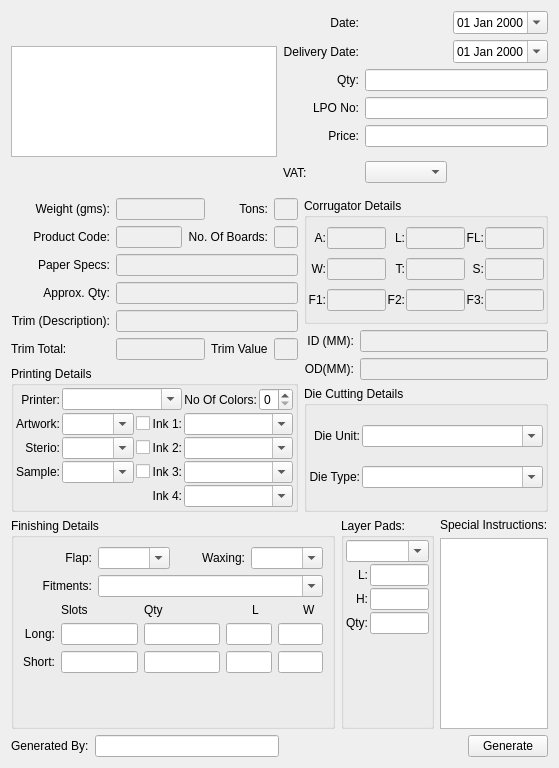
<?xml version="1.0" encoding="UTF-8"?>
<ui version="4.0">
 <class>GenerateJobTickets</class>
 <widget class="QDialog" name="GenerateJobTickets">
  <property name="geometry">
   <rect>
    <x>0</x>
    <y>0</y>
    <width>559</width>
    <height>768</height>
   </rect>
  </property>
  <property name="windowTitle">
   <string>Generate Job Ticket</string>
  </property>
  <layout class="QVBoxLayout" name="verticalLayout_6">
   <item>
    <layout class="QHBoxLayout" name="horizontalLayout_5">
     <item>
      <widget class="QTextBrowser" name="txtCustomerDetails">
       <property name="maximumSize">
        <size>
         <width>301</width>
         <height>111</height>
        </size>
       </property>
      </widget>
     </item>
     <item>
      <layout class="QGridLayout" name="gridLayout">
       <item row="5" column="2">
        <spacer name="verticalSpacer">
         <property name="orientation">
          <enum>Qt::Vertical</enum>
         </property>
         <property name="sizeHint" stdset="0">
          <size>
           <width>20</width>
           <height>40</height>
          </size>
         </property>
        </spacer>
       </item>
       <item row="4" column="0">
        <widget class="QLabel" name="label_4">
         <property name="text">
          <string>Price:</string>
         </property>
         <property name="alignment">
          <set>Qt::AlignRight|Qt::AlignTrailing|Qt::AlignVCenter</set>
         </property>
        </widget>
       </item>
       <item row="3" column="0">
        <widget class="QLabel" name="label_3">
         <property name="text">
          <string>LPO No:</string>
         </property>
         <property name="alignment">
          <set>Qt::AlignRight|Qt::AlignTrailing|Qt::AlignVCenter</set>
         </property>
        </widget>
       </item>
       <item row="1" column="0">
        <widget class="QLabel" name="label_2">
         <property name="text">
          <string>Delivery Date:</string>
         </property>
         <property name="alignment">
          <set>Qt::AlignRight|Qt::AlignTrailing|Qt::AlignVCenter</set>
         </property>
        </widget>
       </item>
       <item row="0" column="0">
        <widget class="QLabel" name="label">
         <property name="text">
          <string>Date:</string>
         </property>
         <property name="alignment">
          <set>Qt::AlignRight|Qt::AlignTrailing|Qt::AlignVCenter</set>
         </property>
        </widget>
       </item>
       <item row="2" column="0">
        <widget class="QLabel" name="label_5">
         <property name="styleSheet">
          <string notr="true">font: 75 14pt &quot;MS Shell Dlg 2&quot;;</string>
         </property>
         <property name="text">
          <string>Qty:</string>
         </property>
         <property name="alignment">
          <set>Qt::AlignRight|Qt::AlignTrailing|Qt::AlignVCenter</set>
         </property>
        </widget>
       </item>
       <item row="0" column="1">
        <spacer name="horizontalSpacer">
         <property name="orientation">
          <enum>Qt::Horizontal</enum>
         </property>
         <property name="sizeHint" stdset="0">
          <size>
           <width>40</width>
           <height>20</height>
          </size>
         </property>
        </spacer>
       </item>
       <item row="0" column="2" colspan="2">
        <widget class="QDateEdit" name="dtpDate">
         <property name="displayFormat">
          <string>dd MMM yyyy</string>
         </property>
         <property name="calendarPopup">
          <bool>true</bool>
         </property>
        </widget>
       </item>
       <item row="1" column="2" colspan="2">
        <widget class="QDateEdit" name="dtpDateDue">
         <property name="displayFormat">
          <string>dd MMM yyyy</string>
         </property>
         <property name="calendarPopup">
          <bool>true</bool>
         </property>
        </widget>
       </item>
       <item row="2" column="1" colspan="3">
        <widget class="QLineEdit" name="txtQty">
         <property name="styleSheet">
          <string notr="true">font: 75 14pt &quot;MS Shell Dlg 2&quot;;</string>
         </property>
        </widget>
       </item>
       <item row="3" column="1" colspan="3">
        <widget class="QLineEdit" name="txtLPONo"/>
       </item>
       <item row="4" column="1" colspan="3">
        <widget class="QLineEdit" name="txtPrice">
         <property name="readOnly">
          <bool>true</bool>
         </property>
        </widget>
       </item>
       <item row="5" column="0">
        <widget class="QLabel" name="label_51">
         <property name="text">
          <string>VAT:</string>
         </property>
        </widget>
       </item>
       <item row="5" column="1">
        <widget class="QComboBox" name="cboVAT">
         <property name="editable">
          <bool>false</bool>
         </property>
         <item>
          <property name="text">
           <string/>
          </property>
         </item>
         <item>
          <property name="text">
           <string>Treo</string>
          </property>
         </item>
         <item>
          <property name="text">
           <string>Non-Treo</string>
          </property>
         </item>
        </widget>
       </item>
      </layout>
     </item>
    </layout>
   </item>
   <item>
    <layout class="QHBoxLayout" name="horizontalLayout_4">
     <item>
      <layout class="QVBoxLayout" name="verticalLayout_5">
       <item>
        <layout class="QGridLayout" name="gridLayout_3">
         <item row="5" column="0">
          <widget class="QLabel" name="label_12">
           <property name="text">
            <string>Trim Total:</string>
           </property>
          </widget>
         </item>
         <item row="5" column="1" colspan="2">
          <widget class="QLineEdit" name="txtTrimTotal">
           <property name="enabled">
            <bool>false</bool>
           </property>
          </widget>
         </item>
         <item row="3" column="1" colspan="5">
          <widget class="QLineEdit" name="txtApproxQty">
           <property name="enabled">
            <bool>false</bool>
           </property>
          </widget>
         </item>
         <item row="4" column="1" colspan="5">
          <widget class="QLineEdit" name="txtTrim2">
           <property name="enabled">
            <bool>false</bool>
           </property>
          </widget>
         </item>
         <item row="2" column="1" colspan="5">
          <widget class="QLineEdit" name="txtPaperSpecs">
           <property name="enabled">
            <bool>false</bool>
           </property>
          </widget>
         </item>
         <item row="0" column="3">
          <widget class="QLabel" name="label_7">
           <property name="text">
            <string>Tons:</string>
           </property>
           <property name="alignment">
            <set>Qt::AlignRight|Qt::AlignTrailing|Qt::AlignVCenter</set>
           </property>
          </widget>
         </item>
         <item row="0" column="1" colspan="2">
          <widget class="QLineEdit" name="txtWeight">
           <property name="enabled">
            <bool>false</bool>
           </property>
          </widget>
         </item>
         <item row="0" column="0">
          <widget class="QLabel" name="label_6">
           <property name="text">
            <string>Weight (gms):</string>
           </property>
           <property name="alignment">
            <set>Qt::AlignRight|Qt::AlignTrailing|Qt::AlignVCenter</set>
           </property>
          </widget>
         </item>
         <item row="1" column="1">
          <widget class="QLineEdit" name="Product_CodeTextBox">
           <property name="enabled">
            <bool>false</bool>
           </property>
          </widget>
         </item>
         <item row="1" column="2" colspan="2">
          <widget class="QLabel" name="label_9">
           <property name="text">
            <string>No. Of Boards:</string>
           </property>
           <property name="alignment">
            <set>Qt::AlignRight|Qt::AlignTrailing|Qt::AlignVCenter</set>
           </property>
          </widget>
         </item>
         <item row="1" column="0">
          <widget class="QLabel" name="label_8">
           <property name="text">
            <string>Product Code:</string>
           </property>
           <property name="alignment">
            <set>Qt::AlignRight|Qt::AlignTrailing|Qt::AlignVCenter</set>
           </property>
          </widget>
         </item>
         <item row="2" column="0">
          <widget class="QLabel" name="label_10">
           <property name="text">
            <string>Paper Specs:</string>
           </property>
           <property name="alignment">
            <set>Qt::AlignRight|Qt::AlignTrailing|Qt::AlignVCenter</set>
           </property>
          </widget>
         </item>
         <item row="3" column="0">
          <widget class="QLabel" name="label_11">
           <property name="text">
            <string>Approx. Qty:</string>
           </property>
           <property name="alignment">
            <set>Qt::AlignRight|Qt::AlignTrailing|Qt::AlignVCenter</set>
           </property>
          </widget>
         </item>
         <item row="4" column="0">
          <widget class="QLabel" name="label_13">
           <property name="text">
            <string>Trim (Description):</string>
           </property>
           <property name="alignment">
            <set>Qt::AlignRight|Qt::AlignTrailing|Qt::AlignVCenter</set>
           </property>
          </widget>
         </item>
         <item row="5" column="3">
          <widget class="QLabel" name="label_50">
           <property name="text">
            <string>Trim Value</string>
           </property>
          </widget>
         </item>
         <item row="5" column="4" colspan="2">
          <widget class="QLineEdit" name="txtTrim">
           <property name="enabled">
            <bool>false</bool>
           </property>
          </widget>
         </item>
         <item row="1" column="4" colspan="2">
          <widget class="QLineEdit" name="txtBoards">
           <property name="enabled">
            <bool>false</bool>
           </property>
          </widget>
         </item>
         <item row="0" column="4" colspan="2">
          <widget class="QLineEdit" name="txtTons">
           <property name="enabled">
            <bool>false</bool>
           </property>
          </widget>
         </item>
        </layout>
       </item>
       <item>
        <widget class="QGroupBox" name="groupBox_2">
         <property name="title">
          <string>Printing Details</string>
         </property>
         <layout class="QGridLayout" name="gridLayout_5">
          <property name="leftMargin">
           <number>2</number>
          </property>
          <property name="topMargin">
           <number>2</number>
          </property>
          <property name="rightMargin">
           <number>2</number>
          </property>
          <property name="bottomMargin">
           <number>2</number>
          </property>
          <property name="spacing">
           <number>2</number>
          </property>
          <item row="0" column="0">
           <widget class="QLabel" name="label_25">
            <property name="text">
             <string>Printer:</string>
            </property>
            <property name="alignment">
             <set>Qt::AlignRight|Qt::AlignTrailing|Qt::AlignVCenter</set>
            </property>
           </widget>
          </item>
          <item row="0" column="1" colspan="3">
           <widget class="QComboBox" name="cboPrinter">
            <property name="editable">
             <bool>true</bool>
            </property>
           </widget>
          </item>
          <item row="0" column="4">
           <widget class="QLabel" name="label_26">
            <property name="text">
             <string>No Of Colors:</string>
            </property>
            <property name="alignment">
             <set>Qt::AlignRight|Qt::AlignTrailing|Qt::AlignVCenter</set>
            </property>
           </widget>
          </item>
          <item row="0" column="5">
           <widget class="QSpinBox" name="spinNoOfColors">
            <property name="minimum">
             <number>0</number>
            </property>
            <property name="maximum">
             <number>4</number>
            </property>
           </widget>
          </item>
          <item row="1" column="0">
           <widget class="QLabel" name="label_27">
            <property name="text">
             <string>Artwork:</string>
            </property>
            <property name="alignment">
             <set>Qt::AlignRight|Qt::AlignTrailing|Qt::AlignVCenter</set>
            </property>
           </widget>
          </item>
          <item row="1" column="1">
           <widget class="QComboBox" name="cboArtwork">
            <property name="sizePolicy">
             <sizepolicy hsizetype="Preferred" vsizetype="Fixed">
              <horstretch>1</horstretch>
              <verstretch>0</verstretch>
             </sizepolicy>
            </property>
            <property name="editable">
             <bool>true</bool>
            </property>
           </widget>
          </item>
          <item row="1" column="2">
           <widget class="QCheckBox" name="chkArtworkApproved">
            <property name="text">
             <string/>
            </property>
           </widget>
          </item>
          <item row="1" column="3">
           <widget class="QLabel" name="label_30">
            <property name="text">
             <string>Ink 1:</string>
            </property>
            <property name="alignment">
             <set>Qt::AlignRight|Qt::AlignTrailing|Qt::AlignVCenter</set>
            </property>
           </widget>
          </item>
          <item row="1" column="4" colspan="2">
           <widget class="QComboBox" name="cboInk1">
            <property name="editable">
             <bool>true</bool>
            </property>
           </widget>
          </item>
          <item row="2" column="0">
           <widget class="QLabel" name="label_28">
            <property name="text">
             <string>Sterio:</string>
            </property>
            <property name="alignment">
             <set>Qt::AlignRight|Qt::AlignTrailing|Qt::AlignVCenter</set>
            </property>
           </widget>
          </item>
          <item row="2" column="1">
           <widget class="QComboBox" name="cboSterio">
            <property name="editable">
             <bool>true</bool>
            </property>
           </widget>
          </item>
          <item row="2" column="2">
           <widget class="QCheckBox" name="chkSterio">
            <property name="text">
             <string/>
            </property>
           </widget>
          </item>
          <item row="2" column="3">
           <widget class="QLabel" name="label_31">
            <property name="text">
             <string>Ink 2:</string>
            </property>
            <property name="alignment">
             <set>Qt::AlignRight|Qt::AlignTrailing|Qt::AlignVCenter</set>
            </property>
           </widget>
          </item>
          <item row="2" column="4" colspan="2">
           <widget class="QComboBox" name="cboInk2">
            <property name="editable">
             <bool>true</bool>
            </property>
           </widget>
          </item>
          <item row="3" column="0">
           <widget class="QLabel" name="label_29">
            <property name="text">
             <string>Sample:</string>
            </property>
            <property name="alignment">
             <set>Qt::AlignRight|Qt::AlignTrailing|Qt::AlignVCenter</set>
            </property>
           </widget>
          </item>
          <item row="3" column="1">
           <widget class="QComboBox" name="cboSample">
            <property name="editable">
             <bool>true</bool>
            </property>
           </widget>
          </item>
          <item row="3" column="2">
           <widget class="QCheckBox" name="chkSample">
            <property name="text">
             <string/>
            </property>
           </widget>
          </item>
          <item row="3" column="3">
           <widget class="QLabel" name="label_32">
            <property name="text">
             <string>Ink 3:</string>
            </property>
            <property name="alignment">
             <set>Qt::AlignRight|Qt::AlignTrailing|Qt::AlignVCenter</set>
            </property>
           </widget>
          </item>
          <item row="3" column="4" colspan="2">
           <widget class="QComboBox" name="cboInk3">
            <property name="editable">
             <bool>true</bool>
            </property>
           </widget>
          </item>
          <item row="4" column="3">
           <widget class="QLabel" name="label_33">
            <property name="text">
             <string>Ink 4:</string>
            </property>
            <property name="alignment">
             <set>Qt::AlignRight|Qt::AlignTrailing|Qt::AlignVCenter</set>
            </property>
           </widget>
          </item>
          <item row="4" column="4" colspan="2">
           <widget class="QComboBox" name="cboInk4">
            <property name="editable">
             <bool>true</bool>
            </property>
           </widget>
          </item>
         </layout>
        </widget>
       </item>
      </layout>
     </item>
     <item>
      <layout class="QVBoxLayout" name="verticalLayout">
       <item>
        <widget class="QGroupBox" name="groupBox">
         <property name="title">
          <string>Corrugator Details</string>
         </property>
         <layout class="QGridLayout" name="gridLayout_2">
          <property name="leftMargin">
           <number>1</number>
          </property>
          <property name="topMargin">
           <number>1</number>
          </property>
          <property name="rightMargin">
           <number>1</number>
          </property>
          <property name="bottomMargin">
           <number>1</number>
          </property>
          <property name="spacing">
           <number>1</number>
          </property>
          <item row="0" column="0">
           <widget class="QLabel" name="label_16">
            <property name="text">
             <string>A:</string>
            </property>
            <property name="alignment">
             <set>Qt::AlignRight|Qt::AlignTrailing|Qt::AlignVCenter</set>
            </property>
           </widget>
          </item>
          <item row="0" column="1">
           <widget class="QLineEdit" name="txtA">
            <property name="enabled">
             <bool>false</bool>
            </property>
           </widget>
          </item>
          <item row="0" column="2">
           <widget class="QLabel" name="label_19">
            <property name="text">
             <string>L:</string>
            </property>
            <property name="alignment">
             <set>Qt::AlignRight|Qt::AlignTrailing|Qt::AlignVCenter</set>
            </property>
           </widget>
          </item>
          <item row="0" column="3">
           <widget class="QLineEdit" name="txtL">
            <property name="enabled">
             <bool>false</bool>
            </property>
           </widget>
          </item>
          <item row="0" column="4">
           <widget class="QLabel" name="label_22">
            <property name="text">
             <string>FL:</string>
            </property>
            <property name="alignment">
             <set>Qt::AlignRight|Qt::AlignTrailing|Qt::AlignVCenter</set>
            </property>
           </widget>
          </item>
          <item row="0" column="5">
           <widget class="QLineEdit" name="txtFL">
            <property name="enabled">
             <bool>false</bool>
            </property>
           </widget>
          </item>
          <item row="1" column="0">
           <widget class="QLabel" name="label_17">
            <property name="text">
             <string>W:</string>
            </property>
            <property name="alignment">
             <set>Qt::AlignRight|Qt::AlignTrailing|Qt::AlignVCenter</set>
            </property>
           </widget>
          </item>
          <item row="1" column="1">
           <widget class="QLineEdit" name="txtW">
            <property name="enabled">
             <bool>false</bool>
            </property>
           </widget>
          </item>
          <item row="1" column="2">
           <widget class="QLabel" name="label_20">
            <property name="text">
             <string>T:</string>
            </property>
            <property name="alignment">
             <set>Qt::AlignRight|Qt::AlignTrailing|Qt::AlignVCenter</set>
            </property>
           </widget>
          </item>
          <item row="1" column="3">
           <widget class="QLineEdit" name="txtT">
            <property name="enabled">
             <bool>false</bool>
            </property>
           </widget>
          </item>
          <item row="1" column="4">
           <widget class="QLabel" name="label_23">
            <property name="text">
             <string>S:</string>
            </property>
            <property name="alignment">
             <set>Qt::AlignRight|Qt::AlignTrailing|Qt::AlignVCenter</set>
            </property>
           </widget>
          </item>
          <item row="1" column="5">
           <widget class="QLineEdit" name="txtS">
            <property name="enabled">
             <bool>false</bool>
            </property>
           </widget>
          </item>
          <item row="2" column="0">
           <widget class="QLabel" name="label_18">
            <property name="text">
             <string>F1:</string>
            </property>
            <property name="alignment">
             <set>Qt::AlignRight|Qt::AlignTrailing|Qt::AlignVCenter</set>
            </property>
           </widget>
          </item>
          <item row="2" column="1">
           <widget class="QLineEdit" name="txtF1">
            <property name="enabled">
             <bool>false</bool>
            </property>
           </widget>
          </item>
          <item row="2" column="2">
           <widget class="QLabel" name="label_21">
            <property name="text">
             <string>F2:</string>
            </property>
            <property name="alignment">
             <set>Qt::AlignRight|Qt::AlignTrailing|Qt::AlignVCenter</set>
            </property>
           </widget>
          </item>
          <item row="2" column="3">
           <widget class="QLineEdit" name="txtF2">
            <property name="enabled">
             <bool>false</bool>
            </property>
           </widget>
          </item>
          <item row="2" column="4">
           <widget class="QLabel" name="label_24">
            <property name="text">
             <string>F3:</string>
            </property>
            <property name="alignment">
             <set>Qt::AlignRight|Qt::AlignTrailing|Qt::AlignVCenter</set>
            </property>
           </widget>
          </item>
          <item row="2" column="5">
           <widget class="QLineEdit" name="txtF3">
            <property name="enabled">
             <bool>false</bool>
            </property>
           </widget>
          </item>
         </layout>
        </widget>
       </item>
       <item>
        <layout class="QGridLayout" name="gridLayout_4">
         <item row="0" column="0">
          <widget class="QLabel" name="label_14">
           <property name="text">
            <string>ID (MM):</string>
           </property>
           <property name="alignment">
            <set>Qt::AlignRight|Qt::AlignTrailing|Qt::AlignVCenter</set>
           </property>
          </widget>
         </item>
         <item row="0" column="1">
          <widget class="QLineEdit" name="txtID">
           <property name="enabled">
            <bool>false</bool>
           </property>
          </widget>
         </item>
         <item row="1" column="0">
          <widget class="QLabel" name="label_15">
           <property name="text">
            <string>OD(MM):</string>
           </property>
           <property name="alignment">
            <set>Qt::AlignRight|Qt::AlignTrailing|Qt::AlignVCenter</set>
           </property>
          </widget>
         </item>
         <item row="1" column="1">
          <widget class="QLineEdit" name="txtOD">
           <property name="enabled">
            <bool>false</bool>
           </property>
          </widget>
         </item>
        </layout>
       </item>
       <item>
        <layout class="QVBoxLayout" name="verticalLayout_2">
         <item>
          <widget class="QGroupBox" name="groupBox_3">
           <property name="title">
            <string>Die Cutting Details</string>
           </property>
           <layout class="QGridLayout" name="gridLayout_6">
            <property name="leftMargin">
             <number>2</number>
            </property>
            <property name="topMargin">
             <number>2</number>
            </property>
            <property name="rightMargin">
             <number>2</number>
            </property>
            <property name="bottomMargin">
             <number>2</number>
            </property>
            <property name="spacing">
             <number>2</number>
            </property>
            <item row="0" column="0">
             <widget class="QLabel" name="label_34">
              <property name="text">
               <string>Die Unit:</string>
              </property>
              <property name="alignment">
               <set>Qt::AlignRight|Qt::AlignTrailing|Qt::AlignVCenter</set>
              </property>
             </widget>
            </item>
            <item row="0" column="1">
             <widget class="QComboBox" name="cboDieUnit">
              <property name="sizePolicy">
               <sizepolicy hsizetype="Preferred" vsizetype="Fixed">
                <horstretch>1</horstretch>
                <verstretch>0</verstretch>
               </sizepolicy>
              </property>
              <property name="editable">
               <bool>true</bool>
              </property>
             </widget>
            </item>
            <item row="1" column="0">
             <widget class="QLabel" name="label_35">
              <property name="text">
               <string>Die Type:</string>
              </property>
              <property name="alignment">
               <set>Qt::AlignRight|Qt::AlignTrailing|Qt::AlignVCenter</set>
              </property>
             </widget>
            </item>
            <item row="1" column="1">
             <widget class="QComboBox" name="cboDieType">
              <property name="editable">
               <bool>true</bool>
              </property>
             </widget>
            </item>
           </layout>
          </widget>
         </item>
        </layout>
       </item>
       <item>
        <layout class="QGridLayout" name="gridLayout_10"/>
       </item>
      </layout>
     </item>
    </layout>
   </item>
   <item>
    <layout class="QHBoxLayout" name="horizontalLayout">
     <item>
      <widget class="QGroupBox" name="groupBox_4">
       <property name="title">
        <string>Finishing Details</string>
       </property>
       <layout class="QVBoxLayout" name="verticalLayout_3">
        <item>
         <layout class="QGridLayout" name="gridLayout_8">
          <item row="0" column="0">
           <widget class="QLabel" name="label_37">
            <property name="text">
             <string>Flap:</string>
            </property>
            <property name="alignment">
             <set>Qt::AlignRight|Qt::AlignTrailing|Qt::AlignVCenter</set>
            </property>
           </widget>
          </item>
          <item row="0" column="1">
           <widget class="QComboBox" name="FlapTextBox">
            <property name="editable">
             <bool>true</bool>
            </property>
           </widget>
          </item>
          <item row="0" column="2">
           <widget class="QLabel" name="label_38">
            <property name="text">
             <string>Waxing:</string>
            </property>
            <property name="alignment">
             <set>Qt::AlignRight|Qt::AlignTrailing|Qt::AlignVCenter</set>
            </property>
           </widget>
          </item>
          <item row="0" column="3">
           <widget class="QComboBox" name="WaxingTextBox">
            <property name="editable">
             <bool>true</bool>
            </property>
           </widget>
          </item>
          <item row="1" column="0">
           <widget class="QLabel" name="label_39">
            <property name="text">
             <string>Fitments:</string>
            </property>
            <property name="alignment">
             <set>Qt::AlignRight|Qt::AlignTrailing|Qt::AlignVCenter</set>
            </property>
           </widget>
          </item>
          <item row="1" column="1" colspan="3">
           <widget class="QComboBox" name="FitmentsTextBox">
            <property name="editable">
             <bool>true</bool>
            </property>
           </widget>
          </item>
         </layout>
        </item>
        <item>
         <layout class="QGridLayout" name="gridLayout_7">
          <item row="0" column="1">
           <widget class="QLabel" name="label_40">
            <property name="text">
             <string>Slots</string>
            </property>
           </widget>
          </item>
          <item row="0" column="2" colspan="2">
           <widget class="QLabel" name="label_41">
            <property name="text">
             <string>Qty</string>
            </property>
           </widget>
          </item>
          <item row="0" column="4" colspan="2">
           <widget class="QLabel" name="label_42">
            <property name="text">
             <string>L</string>
            </property>
           </widget>
          </item>
          <item row="0" column="6">
           <widget class="QLabel" name="label_43">
            <property name="text">
             <string>W</string>
            </property>
           </widget>
          </item>
          <item row="1" column="0">
           <widget class="QLabel" name="label_44">
            <property name="text">
             <string>Long:</string>
            </property>
            <property name="alignment">
             <set>Qt::AlignRight|Qt::AlignTrailing|Qt::AlignVCenter</set>
            </property>
           </widget>
          </item>
          <item row="1" column="1">
           <widget class="QLineEdit" name="FitmentsSlots_LTextBox"/>
          </item>
          <item row="1" column="2">
           <widget class="QLineEdit" name="FitmentsQtyLTextBox"/>
          </item>
          <item row="1" column="3" colspan="2">
           <widget class="QLineEdit" name="FitmentsL_LTextBox"/>
          </item>
          <item row="1" column="5" colspan="2">
           <widget class="QLineEdit" name="FitmentsH_LTextBox"/>
          </item>
          <item row="2" column="0">
           <widget class="QLabel" name="label_45">
            <property name="text">
             <string>Short:</string>
            </property>
            <property name="alignment">
             <set>Qt::AlignRight|Qt::AlignTrailing|Qt::AlignVCenter</set>
            </property>
           </widget>
          </item>
          <item row="2" column="1">
           <widget class="QLineEdit" name="FitmentsSlotsTextBox"/>
          </item>
          <item row="2" column="2">
           <widget class="QLineEdit" name="FitmentsQtySTextBox"/>
          </item>
          <item row="2" column="3" colspan="2">
           <widget class="QLineEdit" name="FitmentsLTextBox"/>
          </item>
          <item row="2" column="5" colspan="2">
           <widget class="QLineEdit" name="FitmentsHTextBox"/>
          </item>
         </layout>
        </item>
        <item>
         <spacer name="verticalSpacer_3">
          <property name="orientation">
           <enum>Qt::Vertical</enum>
          </property>
          <property name="sizeHint" stdset="0">
           <size>
            <width>20</width>
            <height>40</height>
           </size>
          </property>
         </spacer>
        </item>
       </layout>
      </widget>
     </item>
     <item>
      <widget class="QGroupBox" name="groupBox_5">
       <property name="title">
        <string>Layer Pads:</string>
       </property>
       <layout class="QGridLayout" name="gridLayout_9">
        <property name="leftMargin">
         <number>2</number>
        </property>
        <property name="topMargin">
         <number>2</number>
        </property>
        <property name="rightMargin">
         <number>2</number>
        </property>
        <property name="bottomMargin">
         <number>2</number>
        </property>
        <property name="spacing">
         <number>2</number>
        </property>
        <item row="0" column="0" colspan="2">
         <widget class="QComboBox" name="LayerpadsTextBox">
          <property name="editable">
           <bool>true</bool>
          </property>
         </widget>
        </item>
        <item row="4" column="1">
         <spacer name="verticalSpacer_2">
          <property name="orientation">
           <enum>Qt::Vertical</enum>
          </property>
          <property name="sizeHint" stdset="0">
           <size>
            <width>20</width>
            <height>40</height>
           </size>
          </property>
         </spacer>
        </item>
        <item row="1" column="1">
         <widget class="QLineEdit" name="LayerPadsLTextBox"/>
        </item>
        <item row="2" column="1">
         <widget class="QLineEdit" name="LayerPadsHTextBox"/>
        </item>
        <item row="3" column="1">
         <widget class="QLineEdit" name="LayerPadsQtyTextBox"/>
        </item>
        <item row="3" column="0">
         <widget class="QLabel" name="label_48">
          <property name="text">
           <string>Qty:</string>
          </property>
          <property name="alignment">
           <set>Qt::AlignRight|Qt::AlignTrailing|Qt::AlignVCenter</set>
          </property>
         </widget>
        </item>
        <item row="2" column="0">
         <widget class="QLabel" name="label_47">
          <property name="text">
           <string>H:</string>
          </property>
          <property name="alignment">
           <set>Qt::AlignRight|Qt::AlignTrailing|Qt::AlignVCenter</set>
          </property>
         </widget>
        </item>
        <item row="1" column="0">
         <widget class="QLabel" name="label_46">
          <property name="text">
           <string>L:</string>
          </property>
          <property name="alignment">
           <set>Qt::AlignRight|Qt::AlignTrailing|Qt::AlignVCenter</set>
          </property>
         </widget>
        </item>
       </layout>
      </widget>
     </item>
     <item>
      <layout class="QVBoxLayout" name="verticalLayout_4">
       <item>
        <widget class="QLabel" name="label_49">
         <property name="text">
          <string>Special Instructions:</string>
         </property>
         <property name="alignment">
          <set>Qt::AlignLeading|Qt::AlignLeft|Qt::AlignTop</set>
         </property>
        </widget>
       </item>
       <item>
        <widget class="QTextEdit" name="SpecialInstructionsTextBox"/>
       </item>
      </layout>
     </item>
    </layout>
   </item>
   <item>
    <layout class="QHBoxLayout" name="horizontalLayout_3">
     <item>
      <widget class="QLabel" name="label_36">
       <property name="text">
        <string>Generated By:</string>
       </property>
      </widget>
     </item>
     <item>
      <widget class="QLineEdit" name="txtSales">
       <property name="readOnly">
        <bool>true</bool>
       </property>
      </widget>
     </item>
     <item>
      <spacer name="horizontalSpacer_3">
       <property name="orientation">
        <enum>Qt::Horizontal</enum>
       </property>
       <property name="sizeHint" stdset="0">
        <size>
         <width>40</width>
         <height>20</height>
        </size>
       </property>
      </spacer>
     </item>
     <item>
      <widget class="QPushButton" name="cmdGenerate">
       <property name="text">
        <string>Generate</string>
       </property>
       <property name="autoDefault">
        <bool>false</bool>
       </property>
      </widget>
     </item>
    </layout>
   </item>
  </layout>
  <zorder></zorder>
 </widget>
 <tabstops>
  <tabstop>txtQty</tabstop>
  <tabstop>txtLPONo</tabstop>
  <tabstop>dtpDateDue</tabstop>
  <tabstop>dtpDate</tabstop>
  <tabstop>txtPrice</tabstop>
  <tabstop>txtWeight</tabstop>
  <tabstop>txtTons</tabstop>
  <tabstop>Product_CodeTextBox</tabstop>
  <tabstop>txtPaperSpecs</tabstop>
  <tabstop>txtApproxQty</tabstop>
  <tabstop>txtTrim2</tabstop>
  <tabstop>txtBoards</tabstop>
  <tabstop>txtA</tabstop>
  <tabstop>txtL</tabstop>
  <tabstop>txtFL</tabstop>
  <tabstop>txtW</tabstop>
  <tabstop>txtT</tabstop>
  <tabstop>txtS</tabstop>
  <tabstop>txtF1</tabstop>
  <tabstop>txtF2</tabstop>
  <tabstop>txtF3</tabstop>
  <tabstop>txtID</tabstop>
  <tabstop>txtOD</tabstop>
  <tabstop>cboPrinter</tabstop>
  <tabstop>spinNoOfColors</tabstop>
  <tabstop>cboArtwork</tabstop>
  <tabstop>chkArtworkApproved</tabstop>
  <tabstop>cboInk1</tabstop>
  <tabstop>cboSterio</tabstop>
  <tabstop>chkSterio</tabstop>
  <tabstop>cboInk2</tabstop>
  <tabstop>cboSample</tabstop>
  <tabstop>chkSample</tabstop>
  <tabstop>cboInk3</tabstop>
  <tabstop>cboInk4</tabstop>
  <tabstop>cboDieUnit</tabstop>
  <tabstop>cboDieType</tabstop>
  <tabstop>FlapTextBox</tabstop>
  <tabstop>FitmentsTextBox</tabstop>
  <tabstop>WaxingTextBox</tabstop>
  <tabstop>LayerpadsTextBox</tabstop>
  <tabstop>SpecialInstructionsTextBox</tabstop>
  <tabstop>LayerPadsLTextBox</tabstop>
  <tabstop>LayerPadsHTextBox</tabstop>
  <tabstop>LayerPadsQtyTextBox</tabstop>
  <tabstop>FitmentsSlots_LTextBox</tabstop>
  <tabstop>FitmentsSlotsTextBox</tabstop>
  <tabstop>FitmentsQtyLTextBox</tabstop>
  <tabstop>FitmentsQtySTextBox</tabstop>
  <tabstop>FitmentsL_LTextBox</tabstop>
  <tabstop>FitmentsLTextBox</tabstop>
  <tabstop>FitmentsH_LTextBox</tabstop>
  <tabstop>FitmentsHTextBox</tabstop>
  <tabstop>cmdGenerate</tabstop>
  <tabstop>txtCustomerDetails</tabstop>
 </tabstops>
 <resources/>
 <connections/>
</ui>
